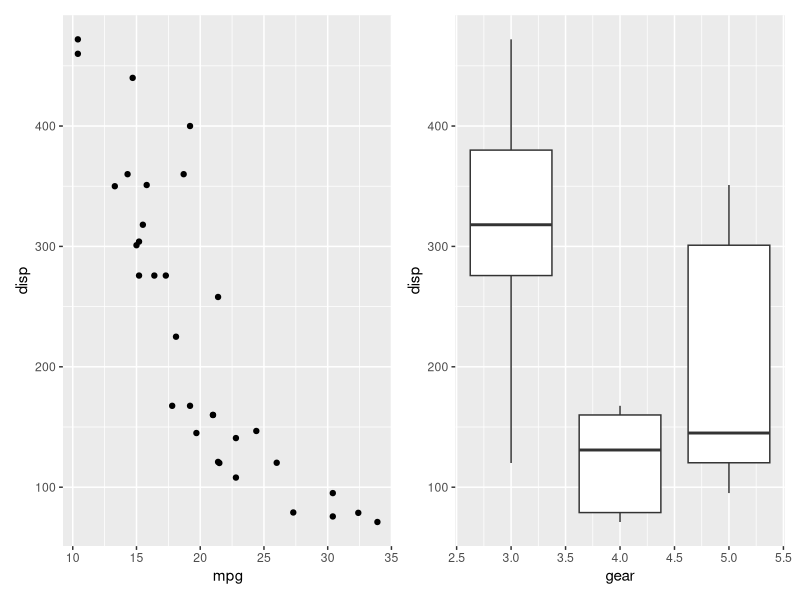
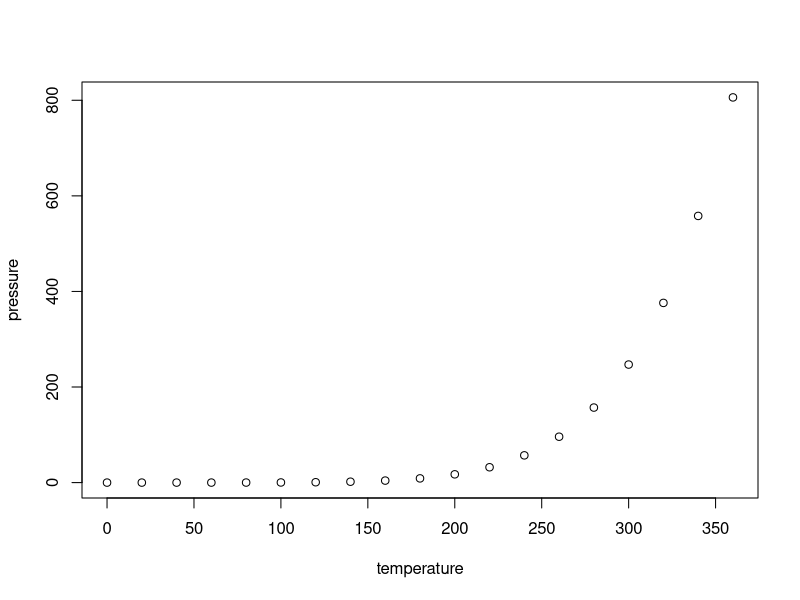

Write R code to recreate these figures, in order.
## ---- chunk 1
knitr::opts_chunk$set(echo = TRUE)
library(patchwork)
library(ggplot2) 

## ---- chunk 2
summary(cars)
p1 <- ggplot(mtcars) + geom_point(aes(mpg, disp))
p2 <- ggplot(mtcars) + geom_boxplot(aes(gear, disp, group = gear))

p1 + p2
## ---- chunk 3
plot(pressure)
